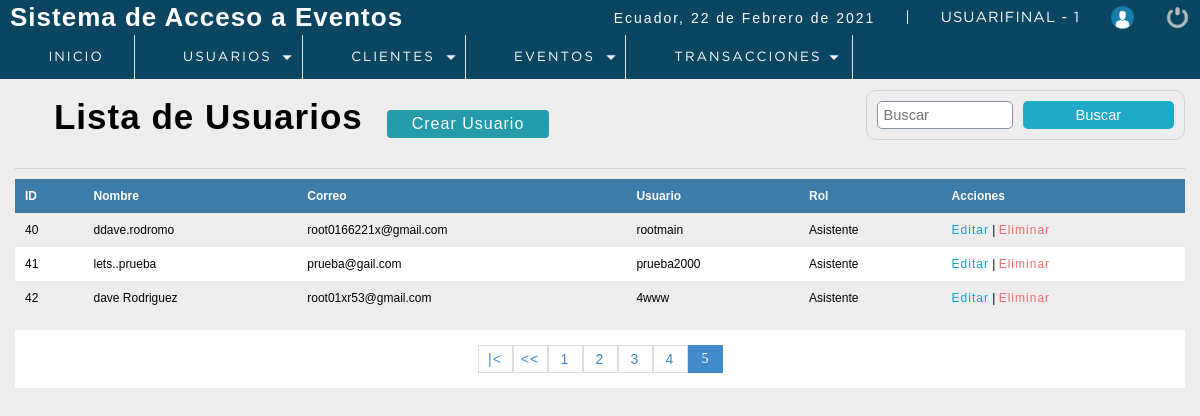
The page /P_seminarios/sistema/lista_usuarios.php?pagina=5 (signed in) on the database as committed earlier.
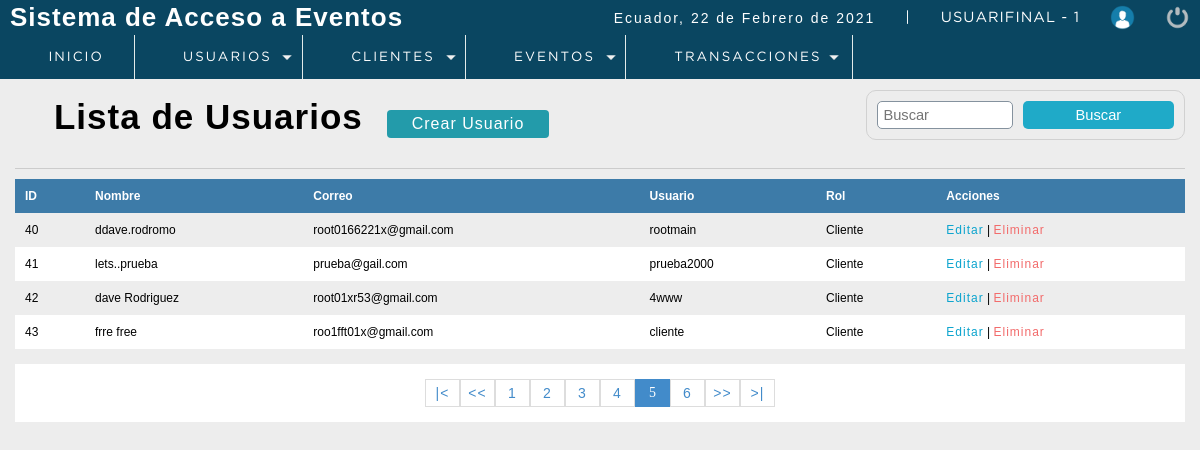
The same page on the database as committed later.
### tables this page shows
CREATE TABLE `usuario` (
  `idusuario` int(11) NOT NULL,
  `nombre` varchar(50) DEFAULT NULL,
  `correo` varchar(100) DEFAULT NULL,
  `usuario` varchar(15) DEFAULT NULL,
  `clave` varchar(100) DEFAULT NULL,
  `rol` int(11) DEFAULT NULL,
  `Status` int(11) NOT NULL DEFAULT 1,
  `cod_cliente` int(11) DEFAULT 0
);

CREATE TABLE `rol` (
  `idrol` int(11) NOT NULL,
  `rol` varchar(20) DEFAULT NULL
);

### P_seminarios/sistema/lista_usuarios.php (the view, shortened to what this page needs)
<?php
 include "../conection.php";
?>
<!DOCTYPE html>
<html lang="en">
<head>
	<?php include "includes/scripts.php"?>
</head>
<body>
 <?php include "includes/header.php"?>
	<section id="container">
		<h1><i class="fas fa-list-alt"></i> Lista de Usuarios</h1>
        <a href="registro_usuarios.php" class="btn_new">Crear Usuario</a>
    <form action="buscar_usuario.php" method="get" class="form_search">
        <input type="text" name="busqueda" id="busqueda" placeholder="Buscar">
        <input type="submit" value="Buscar" class="btn_search" >
    </form>
    <hr>
        <table>
            <tr>
                <th>ID</th>
                <th>Nombre</th>
                <th>Correo</th>
                <th>Usuario</th>
                <th>Rol</th>
                <th>Acciones</th>
            </tr>
            <?php
           $sql_registre = mysqli_query($conection,"SELECT COUNT(*) AS total_registro FROM usuario WHERE Status =1");
           $result_registre = mysqli_fetch_array($sql_registre);
           $total_resgistros = $result_registre['total_registro'];
           $por_pagina = 4;
           if (empty($_GET['pagina'])) {
               $pagina =1;
           }
           else {
               $pagina = $_GET['pagina'];
           }
           $desde = ($pagina - 1) * $por_pagina;
           $total_paginas = ceil($total_resgistros / $por_pagina);
           $query = mysqli_query($conection,"SELECT u.Idusuario, u.nombre, u.correo, u.usuario, r.rol FROM usuario u
                                                                                                      INNER JOIN rol r
                                                                                                      ON u.rol = r.idrol
                                                                                                      WHERE Status = 1
                                                                                                      ORDER BY idusuario ASC LIMIT $desde, $por_pagina");
           $result = mysqli_num_rows($query);
           if ($result > 0) {
               while ($data = mysqli_fetch_array($query)) {
           ?>
            <tr>
                <td><?php echo $data["Idusuario"];?></td>
                <td><?php echo $data["nombre"];?></td>
                <td><?php echo $data["correo"];?></td>
                <td><?php echo $data["usuario"];?></td>
                <td><?php echo $data["rol"];?></td>
                <td>
                    <a class="link_edit" href="editar_usuario.php?id=<?php echo $data["Idusuario"];?>">Editar</a>
                    |
                    <?php
                        if ($data["Idusuario"] !=1) {
                    ?>
                    <a class="link_delete" href="eliminar_usuario.php?id=<?php echo $data["Idusuario"];?>">Eliminar</a>
                    <?php
                        }
                    ?>
                </td>
            </tr>
                <?php
               }
           }
            ?>
        </table>
        <div class="paginador">
                    <ul>
                        <?php
                            if ($pagina != 1) {
                            ?>
                            <li><a href="?pagina=<?php echo 1;?>">|<</a></li>
                            <li><a href="?pagina=<?php echo $pagina-1;?>"><<</a></li>
                            <?php
                            }
                        ?>
                    <?php
                    for ($i=1; $i <= $total_paginas; $i++) {
                        if ($i == $pagina) {
                            echo '<li class="pageSelected">'.$i.'</li>';
                        }
                        else {
                            echo '<li><a href="?pagina='.$i.'">'.$i.'</a></li>';
                        }
                    }
                    if ($pagina!=$total_paginas) {
                    ?>
                    <li><a href="?pagina=<?php echo $pagina+1;?>">>></a></li>
                    <li><a href="?pagina=<?php echo $total_paginas;?>">>|</a></li>
                        <?php
                            }
                        ?>
                    </ul>
                </div>
	</section>
</body>
</html>

Rows that differ between the two databases and show on the page:
changed through a linked row, usuario "ddave.rodromo": rol.rol "Asistente" → "Cliente"
changed through a linked row, usuario "lets..prueba": rol.rol "Asistente" → "Cliente"
changed through a linked row, usuario "dave Rodriguez": rol.rol "Asistente" → "Cliente"
added usuario: idusuario "43", nombre "frre free", correo "roo1fft01x@gmail.com", usuario "cliente", rol.rol "Cliente"
Other text that changed with them:
new list line: "6"
